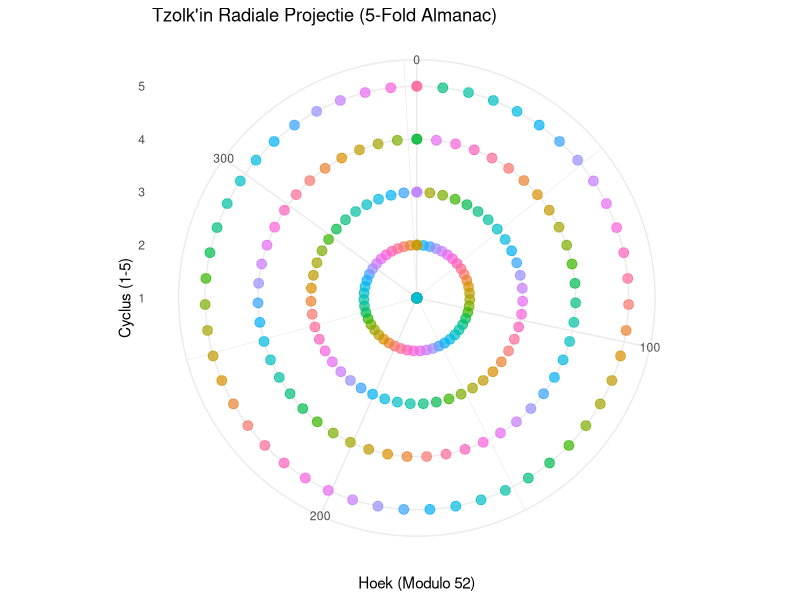

This figure's R source:
# =====================================================================
# VORTEX OS - Geodetisch Rekencentrum
# Module: Maya Tzolk'in 5-Fold Almanac (Synchronometrie)
# Doel: Modulo 13 & 20 berekeningen en radiale projecties voor 260-daagse cyclus
# =====================================================================

# Laad benodigde bibliotheken (installeer indien nodig)
if (!require("ggplot2")) install.packages("ggplot2")
library(ggplot2)

# Genereer de 260 Kin (dagen) van de Tzolk'in
kin_dagen <- 1:260

# Modulo berekeningen
# Tonen (1-13)
galactische_tonen <- ((kin_dagen - 1) %% 13) + 1
# Zegels (1-20)
zonne_zegels <- ((kin_dagen - 1) %% 20) + 1

# Creëer de matrix
tzolkin_matrix <- data.frame(
  Kin = kin_dagen,
  Toon = galactische_tonen,
  Zegel = zonne_zegels
)

print("✅ Tzolk'in Matrix berekend (eerste 10 Kin):")
print(head(tzolkin_matrix, 10))

# Radiale projectie (5-fold basis, 260 / 5 = 52)
# We plotten de Kin posities op een polair coördinatenstelsel
tzolkin_matrix$Hoek <- (tzolkin_matrix$Kin %% 52) * (360 / 52)
tzolkin_matrix$Radius <- ceiling(tzolkin_matrix$Kin / 52)

radiale_plot <- ggplot(tzolkin_matrix, aes(x = Hoek, y = Radius, color = as.factor(Zegel))) +
  geom_point(size = 3, alpha = 0.7) +
  coord_polar(theta = "x") +
  theme_minimal() +
  labs(title = "Tzolk'in Radiale Projectie (5-Fold Almanac)",
       x = "Hoek (Modulo 52)",
       y = "Cyclus (1-5)") +
  theme(legend.position = "none")

# Sla de visualisatie op in de data map voor de cockpittools
ggsave("../cockpittools/data/tzolkin_radiaal.png", plot = radiale_plot, width = 8, height = 8)
print("✅ Radiale projectie opgeslagen als ../cockpittools/data/tzolkin_radiaal.png")
